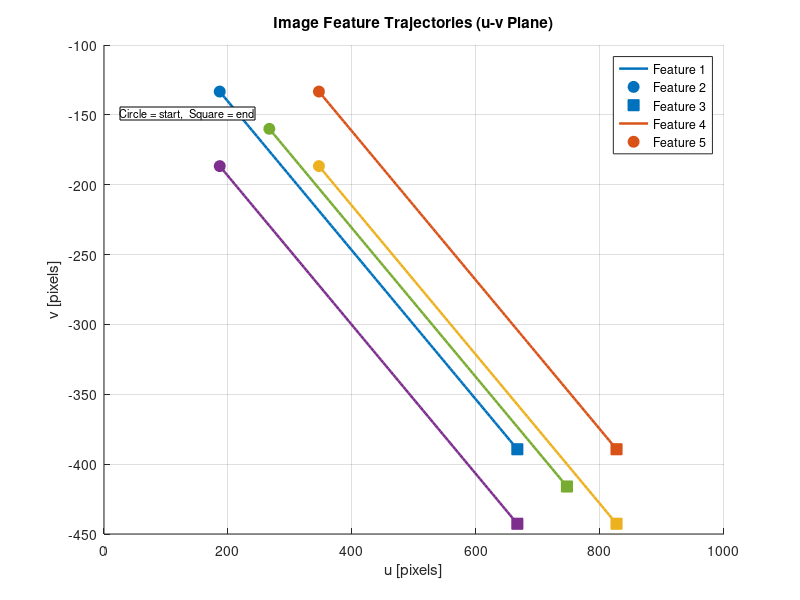
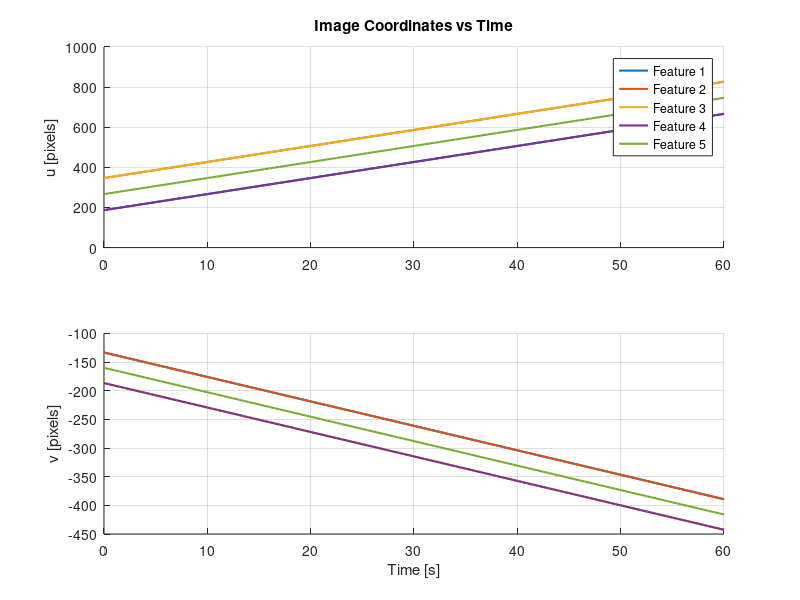
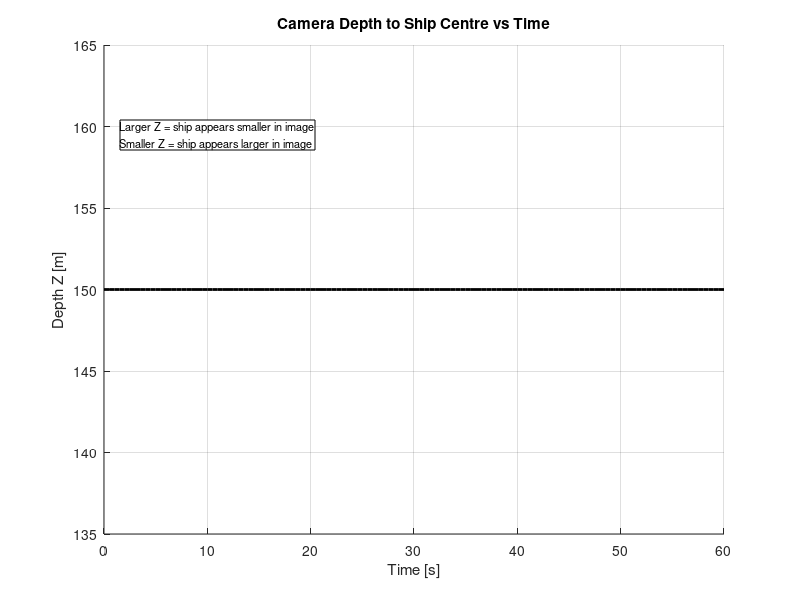

Write the MATLAB code that produced these figures, in order.
% =========================================================
% camera_projection.m — Image Measurement Generator
%
% PURPOSE:
%   Show how 3D ship feature points get projected onto the
%   2D camera image plane.
%
%   Two steps happen here:
%
%   STEP 1 — Rigid Body Transform:
%       Pc = R * (Pw - d)
%       Convert world coordinates → camera frame coordinates
%       Pw = point in world,  d = UAV position,  R = rotation
%
%   STEP 2 — Perspective Projection:
%       u = lambda * (Xc / Zc)
%       v = lambda * (Yc / Zc)
%       Convert 3D camera coords → 2D image pixel coords
%
% HOW TO RUN:
%   Press F5 or type: camera_projection
%   (No inputs needed — everything is defined inside)
% =========================================================

clear; clc; close all;

fprintf('=========================================\n');
fprintf('  CAMERA PROJECTION — 3D to 2D\n');
fprintf('=========================================\n\n');

%% ---- Parameters (self-contained) ----
dt      = 0.5;
T_total = 60;
t       = 0:dt:T_total;
N_steps = length(t);

lambda  = 800;    % Focal length [pixels]
UAV_alt = 150;    % UAV altitude [metres]
UAV_x0  = 0;
UAV_y0  = 0;
UAV_vx  = 0.5;
UAV_vy  = 0.2;

% Ship initial state (CV model used here for simplicity)
X0 = [50; 30; 2; 1];

% State transition matrix (CV)
A = [1  0  dt  0;
     0  1   0  dt;
     0  0   1   0;
     0  0   0   1];

% Ship feature points (5 points, body frame offsets in metres)
ship_features = [-15  15  15  -15   0;
                 - 5  -5   5    5   0;
                   0   0   0    0   0];
N_features = size(ship_features, 2);

%% ---- Generate ship trajectory ----
X_hist = zeros(4, N_steps);
X_hist(:,1) = X0;
for k = 1:N_steps-1
    X_hist(:,k+1) = A * X_hist(:,k);
end

%% ====================================================
%%  STEP 1: ROTATION MATRIX R
%% ====================================================
fprintf('--- STEP 1: Rotation Matrix ---\n\n');

% UAV camera points straight down (nadir view).
% The camera Z-axis points downward (into the scene).
% So we need to flip World-Y and World-Z:
%
%   Camera X =  World X   (same)
%   Camera Y = -World Y   (flipped: image rows go downward)
%   Camera Z = -World Z   (flipped: camera looks down = -Z_world)

R = [1  0  0;
     0 -1  0;
     0  0 -1];

fprintf('Rotation Matrix R (nadir camera, pointing straight down):\n');
disp(R);
fprintf('  Row 1: Camera_X =  World_X\n');
fprintf('  Row 2: Camera_Y = -World_Y  (image rows increase downward)\n');
fprintf('  Row 3: Camera_Z = -World_Z  (camera looks toward ground)\n\n');

%% ====================================================
%%  STEP 2: PROJECTION — Single point example
%% ====================================================
fprintf('--- STEP 2: Single Point Projection Example (t=0) ---\n\n');

% UAV position at t=0
uav_pos = [UAV_x0; UAV_y0; UAV_alt];

% Take feature point 1 at t=0
ship_pos = [X_hist(1,1); X_hist(2,1); 0];   % ship at sea level
Pw = ship_pos + [ship_features(1,1); ship_features(2,1); ship_features(3,1)];

fprintf('  World point Pw            = [%.1f, %.1f, %.1f] m\n', Pw(1),Pw(2),Pw(3));
fprintf('  UAV position d            = [%.1f, %.1f, %.1f] m\n', uav_pos(1),uav_pos(2),uav_pos(3));

% Rigid body transform: Pc = R*(Pw - d)
Pc = R * (Pw - uav_pos);
fprintf('  Camera frame Pc = R*(Pw-d) = [%.2f, %.2f, %.2f]\n', Pc(1),Pc(2),Pc(3));

% Perspective projection
u = lambda * (Pc(1) / Pc(3));
v = lambda * (Pc(2) / Pc(3));
fprintf('  Image coords: u = lambda*(Xc/Zc) = %.1f px\n', u);
fprintf('                v = lambda*(Yc/Zc) = %.1f px\n\n', v);

%% ====================================================
%%  STEP 3: FULL SIMULATION — all features, all timesteps
%% ====================================================
fprintf('--- STEP 3: Full Projection (all features, all timesteps) ---\n\n');

u_hist = zeros(N_features, N_steps);
v_hist = zeros(N_features, N_steps);

for k = 1:N_steps

    % UAV position at step k
    uav_x = UAV_x0 + UAV_vx * (k-1) * dt;
    uav_y = UAV_y0 + UAV_vy * (k-1) * dt;
    d = [uav_x; uav_y; UAV_alt];

    % Ship position at step k
    ship_x = X_hist(1,k);
    ship_y = X_hist(2,k);

    for f = 1:N_features
        % World coordinates of this feature point
        Pw = [ship_x + ship_features(1,f);
              ship_y + ship_features(2,f);
              0      + ship_features(3,f)];

        % Transform to camera frame
        Pc = R * (Pw - d);

        Xc = Pc(1);
        Yc = Pc(2);
        Zc = Pc(3);

        if Zc <= 0
            u_hist(f,k) = NaN;
            v_hist(f,k) = NaN;
        else
            u_hist(f,k) = lambda * (Xc / Zc);
            v_hist(f,k) = lambda * (Yc / Zc);
        end
    end
end

% Print image coordinates at a few timesteps for feature 1
fprintf('  Image coords of Feature 1 at selected timesteps:\n');
fprintf('  Step   t[s]    u[px]    v[px]\n');
steps_to_show = [1, 10, 30, 61, 121];
for i = 1:length(steps_to_show)
    k = steps_to_show(i);
    if k <= N_steps
        fprintf('   %3d   %4.1f   %7.2f  %7.2f\n', ...
            k, t(k), u_hist(1,k), v_hist(1,k));
    end
end

%% ====================================================
%%  PLOTS
%% ====================================================

% ---- Plot 1: Image feature trajectories (u-v plane) ----
figure(1);
colors = lines(N_features);
hold on;
for f = 1:N_features
    plot(u_hist(f,:), v_hist(f,:), '-', 'Color', colors(f,:), 'LineWidth', 1.8);
    plot(u_hist(f,1), v_hist(f,1), 'o', 'Color', colors(f,:), ...
         'MarkerSize', 8, 'MarkerFaceColor', colors(f,:));
    plot(u_hist(f,end), v_hist(f,end), 's', 'Color', colors(f,:), ...
         'MarkerSize', 8, 'MarkerFaceColor', colors(f,:));
end
xlabel('u [pixels]'); ylabel('v [pixels]');
title('Image Feature Trajectories (u-v Plane)');
legend(arrayfun(@(x) sprintf('Feature %d', x), 1:N_features, ...
       'UniformOutput', false), 'Location', 'best');
grid on;
annotation('textbox',[0.15 0.8 0.35 0.08], ...
    'String',{'Circle = start,  Square = end'}, ...
    'BackgroundColor','w','FontSize',8);

% ---- Plot 2: u and v coordinates vs time for all features ----
figure(2);
subplot(2,1,1);
hold on;
for f = 1:N_features
    plot(t, u_hist(f,:), 'LineWidth', 1.5);
end
ylabel('u [pixels]');
title('Image Coordinates vs Time');
legend(arrayfun(@(x) sprintf('Feature %d',x), 1:N_features, ...
       'UniformOutput',false), 'Location','best');
grid on;

subplot(2,1,2);
hold on;
for f = 1:N_features
    plot(t, v_hist(f,:), 'LineWidth', 1.5);
end
xlabel('Time [s]'); ylabel('v [pixels]');
grid on;

% ---- Plot 3: Depth Z (distance from camera to feature) ----
figure(3);
hold on;
for k = 1:N_steps
    uav_x = UAV_x0 + UAV_vx * (k-1) * dt;
    uav_y = UAV_y0 + UAV_vy * (k-1) * dt;
    d = [uav_x; uav_y; UAV_alt];
    Pw_centre = [X_hist(1,k); X_hist(2,k); 0];
    Pc_centre = R * (Pw_centre - d);
    Z_centre(k) = Pc_centre(3);
end
plot(t, Z_centre, 'k-', 'LineWidth', 2);
xlabel('Time [s]'); ylabel('Depth Z [m]');
title('Camera Depth to Ship Centre vs Time');
grid on;
annotation('textbox',[0.15 0.75 0.55 0.1], ...
    'String',{'Larger Z = ship appears smaller in image', ...
              'Smaller Z = ship appears larger in image'}, ...
    'BackgroundColor','w','FontSize',8);

fprintf('\ncamera_projection.m complete. 3 figures generated.\n');
